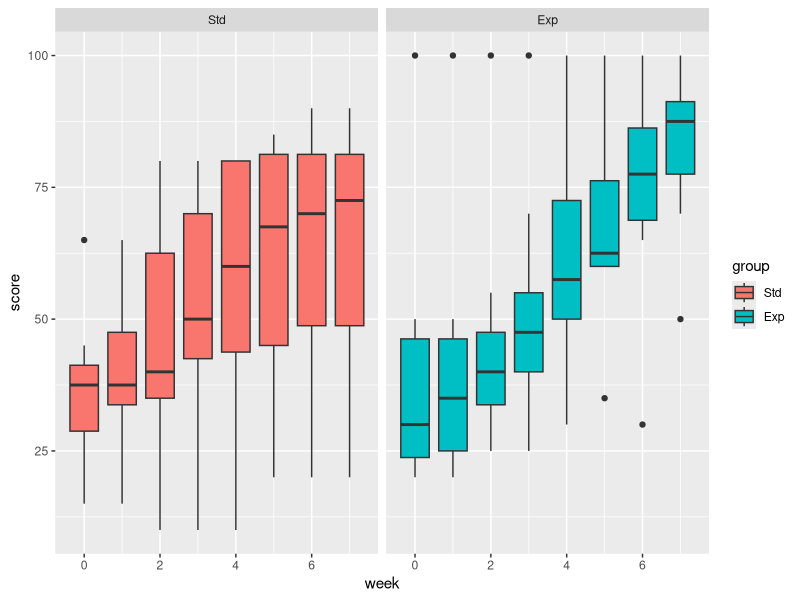
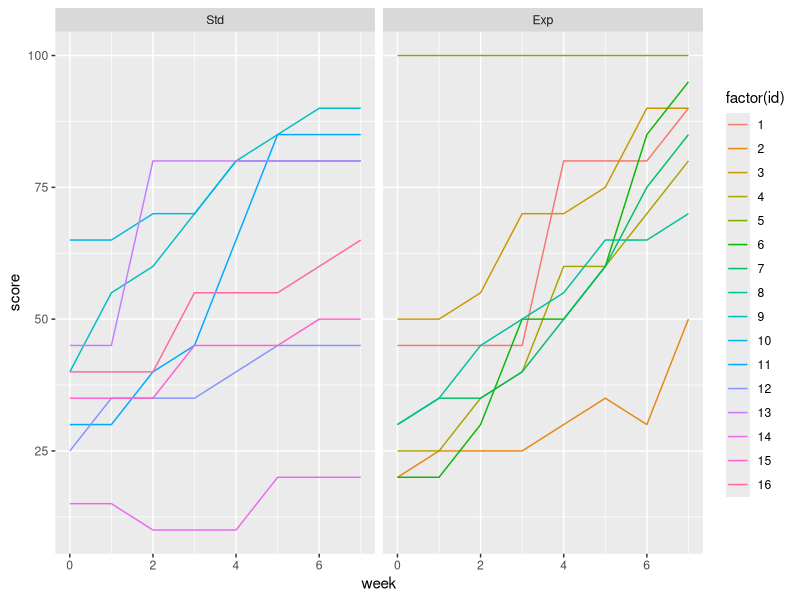

Here is the R script that generated these plots, in order:
## ---- chunk 1
# Set working directory
knitr::opts_knit$set(root.dir = '~/biostatistics-presentation')
setwd('~/biostatistics-presentation')

options(htmltools.dir.version = FALSE)

library(tidyverse)

data <- read_tsv("data/problem2_data.txt")

data <- data %>%
  mutate(group = factor(group, levels = c('Std', 'Exp')))

## ---- chunk 2

data %>%
  ggplot(aes(week, score, group = week, fill = group)) + 
  geom_boxplot() +
  facet_wrap( ~ group)

## ---- chunk 3

data %>%
  ggplot(aes(week, score, group = id, color = factor(id))) +
  geom_line() + 
  facet_wrap(~group)

